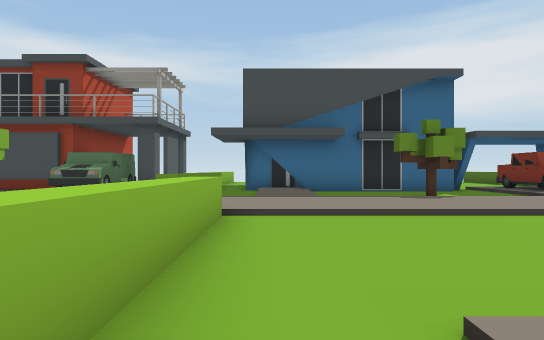
[1] (above)

21 first-person views from a walk through a scene from a Unity 3-D project. The camera is 1.4 m above the floor, looks level and sees 70° across. The floor is counted in squares, 2 m on a side. Each view is taken from the middle of a square. On the plan, view 1 faces up. The plan holds only what a view shows up to about 11 squares ahead; the rest is blank. The place goes on beyond the plan.

[2]
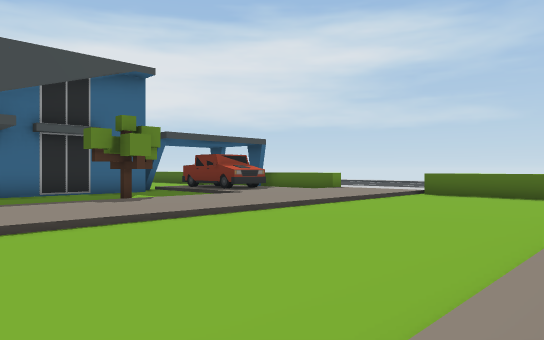

[3]
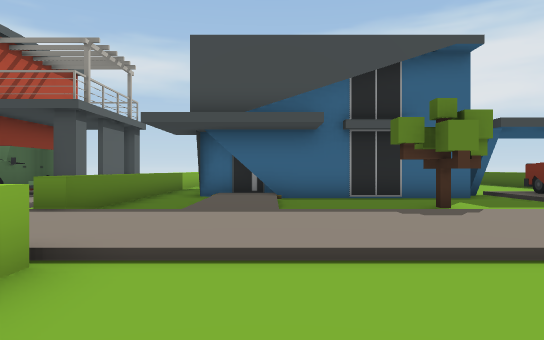

[4]
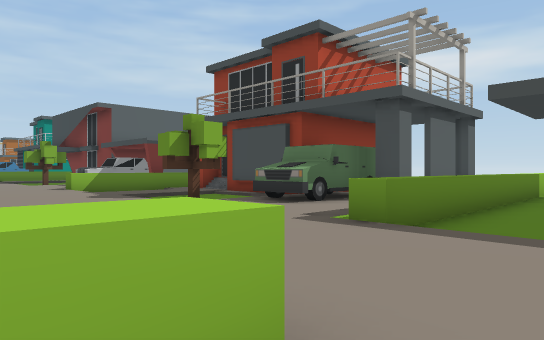

[5]
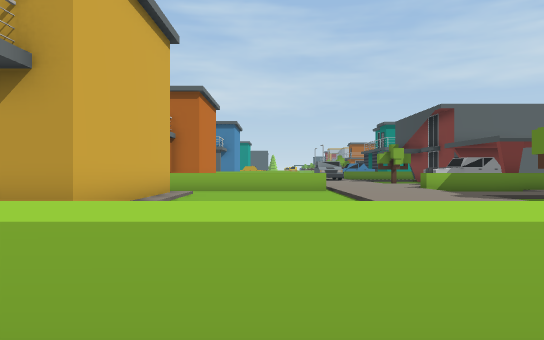

[6]
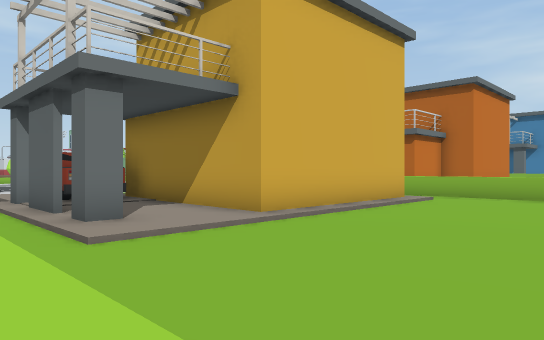

[7]
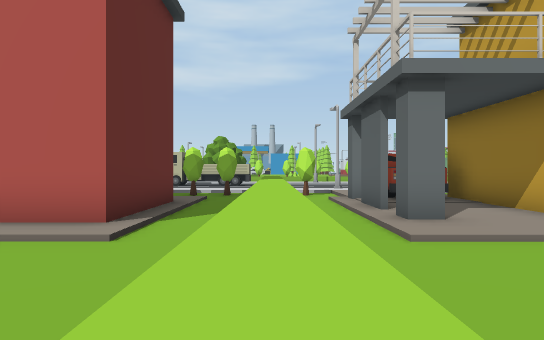

[8]
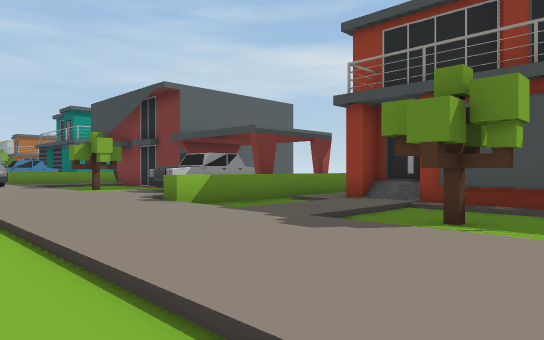

[9]
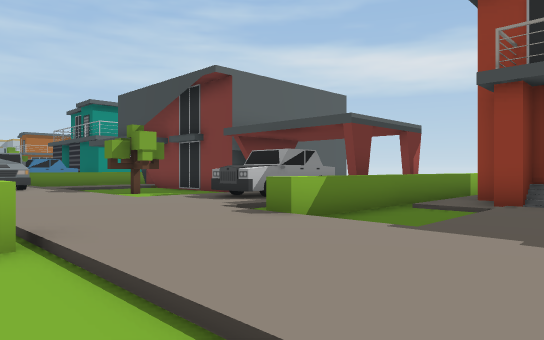

[10]
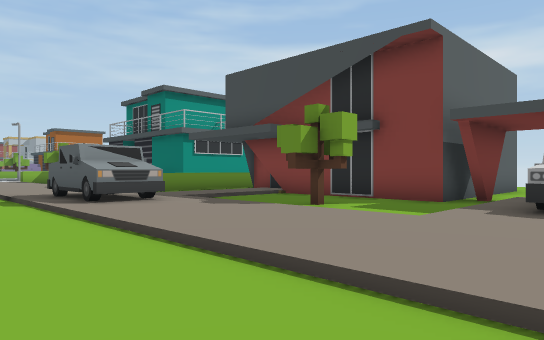

[11]
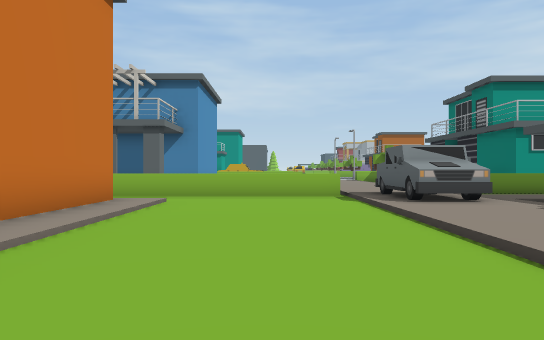

[12]
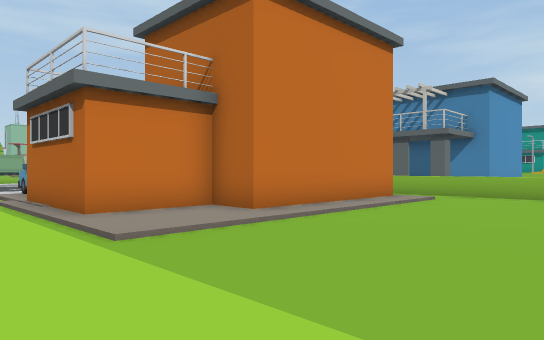

[13]
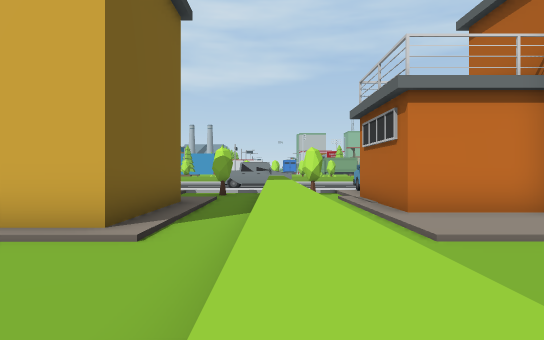

[14]
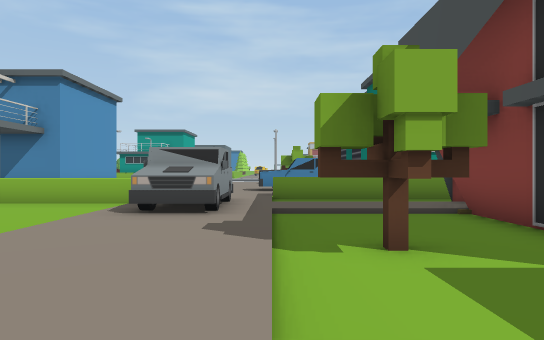

[15]
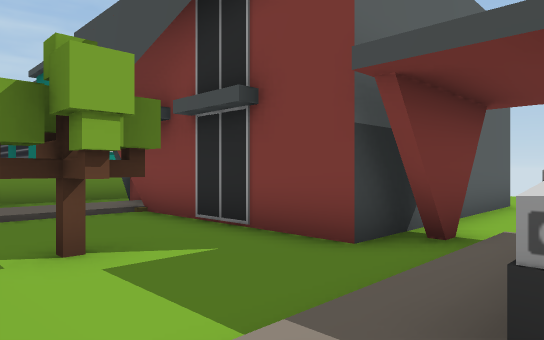

[16]
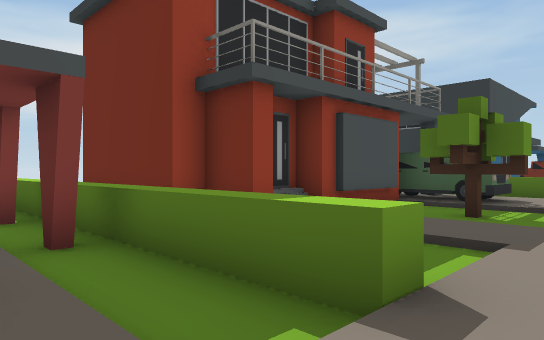

[17]
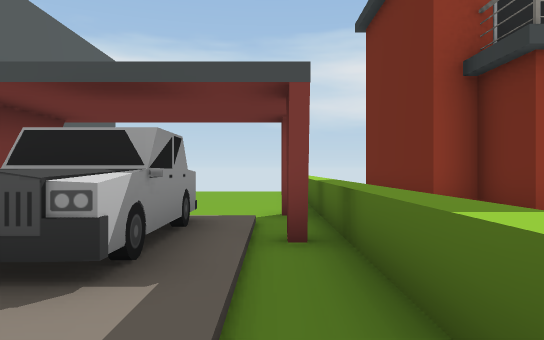

[18]
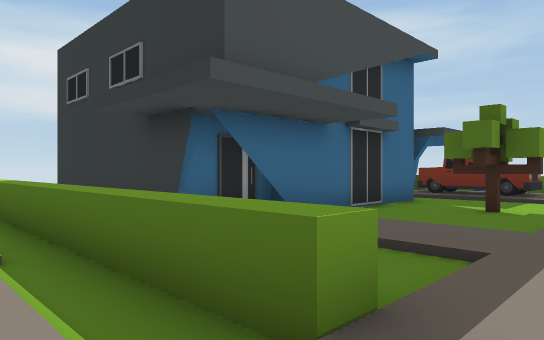

[19]
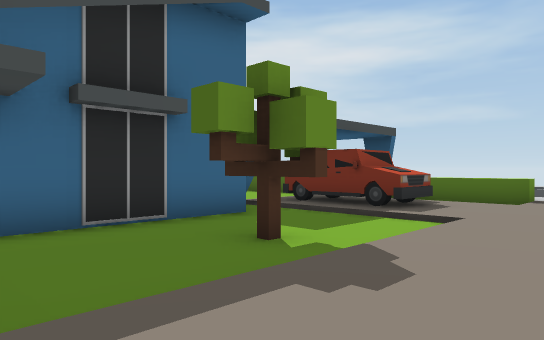

[20]
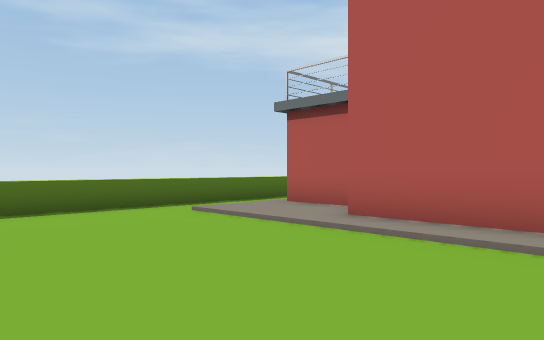

[21]
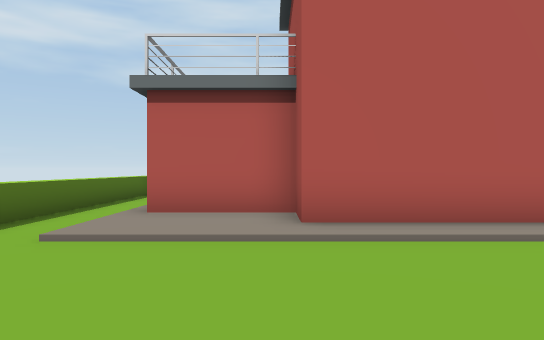

### Floor plan
Key: @ floor where view 1 was taken; # wall or solid block; x gap in a wall; . main floor; : floor 0.25 m higher than the main floor; / step, stairs or slope; ^ raised ledge; O other object.
Columns run from 27 left of view 1 to 11 right of it. Each row starts with its distance up from view 1.
 18         #. ...^           #
 17         #. ...^ #      #^.#
 16         #. ...^ #       ^.#
 15          .. ..^:#      #^.#
 14 ^.       #/ /.^:#      x^.#       ///
 13 ^.########: O.^:#####OO#^.########/OO/
 12 ^..:/.....:OO.^//:///OO:^..:/...../O /
 11 ^..:/..O..:OO.^./:.O.OO:^..:/..O../OO/^
 10 ^..:/..O..:::.^./:.O.:::^..:/..OO./::/^
  9 ^//://////:::/^//:///  :///:///////::/^
  8 ::OOO::::::::::::::::: ::::::::::::::
  7 ::OOO:::::::::::::::::   :::::::::::::
  6 ////////////////////// // /////////////
  5  ^........... ^...........^...........^
  4  ^........... ^...........^...........^
  3  ^........... ^...........^...........^
  2  ^........... ^...........^...........^
  1  ^..::::::::/ ^.######:::.^./::::::::.^
  0  ^. ######::/ ^.#    #::#.^@/#####:::.^
 -1          ###/ ^.#    #::x.^./#   ####.^
 -2            #/ ^.##   #::#.^./#       .^
 -3            #/ ^.:#   #:::.^./#       .^
 -4            #/ ^.:    #OO#. ./        .^
 -5               ^.        /.^./         ^

Where each view was taken, in squares from view 1:
view 1: 0 up, 0 right, facing up
view 2: 1 up, 0 right, facing up-right
view 3: 3 up, 1 right, facing up
view 4: 5 up, 0 right, facing up-left
view 5: 4 up, 0 right, facing left
view 6: 6 up, 1 left, facing down-left
view 7: 6 up, 1 left, facing down
view 8: 5 up, 6 left, facing up-left
view 9: 5 up, 9 left, facing up-left
view 10: 4 up, 15 left, facing up-left
view 11: 4 up, 15 left, facing left
view 12: 6 up, 13 left, facing down-left
view 13: 6 up, 13 left, facing down
view 14: 9 up, 16 left, facing left
view 15: 9 up, 16 left, facing up-left
view 16: 8 up, 15 left, facing up-right
view 17: 8 up, 14 left, facing up
view 18: 8 up, 4 left, facing up-right
view 19: 7 up, 1 right, facing up-right
view 20: 6 up, 3 right, facing down-right
view 21: 6 up, 7 right, facing down
